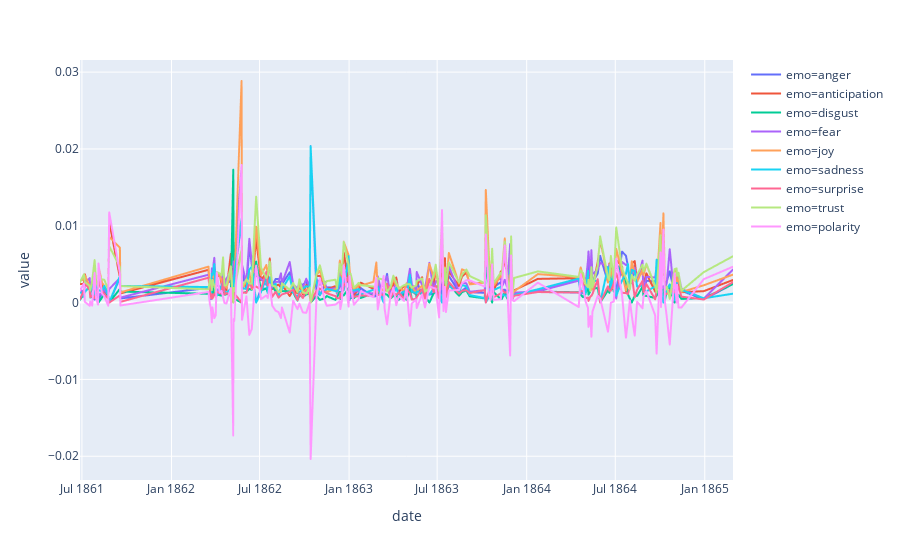

The notebook cell this image was saved under:
### Code cell
plot_sentiments_px(hotchkiss, x='date')

### Figure 1 — Plotly figure (JSON) as saved in the notebook; plotly's stock layout.template omitted (floating-point values rounded to 4 significant figures; data arrays with more than 128 entries replaced by an {"elided": "..."} marker saying what was removed)
{"data": [{"hoverlabel": {"namelength": 0}, "hovertemplate": "emo=anger<br>date=%{x}<br>value=%{y}", "legendgroup": "emo=anger", "line": {"color": "#636efa", "dash": "solid"}, "mode": "lines", "name": "emo=anger", "showlegend": true, "type": "scattergl", "x": {"elided": "159 str values"}, "xaxis": "x", "y": {"elided": "159 float values"}, "yaxis": "y"}, {"hoverlabel": {"namelength": 0}, "hovertemplate": "emo=anticipation<br>date=%{x}<br>value=%{y}", "legendgroup": "emo=anticipation", "line": {"color": "#EF553B", "dash": "solid"}, "mode": "lines", "name": "emo=anticipation", "showlegend": true, "type": "scattergl", "x": {"elided": "159 str values"}, "xaxis": "x", "y": {"elided": "159 float values"}, "yaxis": "y"}, {"hoverlabel": {"namelength": 0}, "hovertemplate": "emo=disgust<br>date=%{x}<br>value=%{y}", "legendgroup": "emo=disgust", "line": {"color": "#00cc96", "dash": "solid"}, "mode": "lines", "name": "emo=disgust", "showlegend": true, "type": "scattergl", "x": {"elided": "159 str values"}, "xaxis": "x", "y": {"elided": "159 float values"}, "yaxis": "y"}, {"hoverlabel": {"namelength": 0}, "hovertemplate": "emo=fear<br>date=%{x}<br>value=%{y}", "legendgroup": "emo=fear", "line": {"color": "#ab63fa", "dash": "solid"}, "mode": "lines", "name": "emo=fear", "showlegend": true, "type": "scattergl", "x": {"elided": "159 str values"}, "xaxis": "x", "y": {"elided": "159 float values"}, "yaxis": "y"}, {"hoverlabel": {"namelength": 0}, "hovertemplate": "emo=joy<br>date=%{x}<br>value=%{y}", "legendgroup": "emo=joy", "line": {"color": "#FFA15A", "dash": "solid"}, "mode": "lines", "name": "emo=joy", "showlegend": true, "type": "scattergl", "x": {"elided": "159 str values"}, "xaxis": "x", "y": {"elided": "159 float values"}, "yaxis": "y"}, {"hoverlabel": {"namelength": 0}, "hovertemplate": "emo=sadness<br>date=%{x}<br>value=%{y}", "legendgroup": "emo=sadness", "line": {"color": "#19d3f3", "dash": "solid"}, "mode": "lines", "name": "emo=sadness", "showlegend": true, "type": "scattergl", "x": {"elided": "159 str values"}, "xaxis": "x", "y": {"elided": "159 float values"}, "yaxis": "y"}, {"hoverlabel": {"namelength": 0}, "hovertemplate": "emo=surprise<br>date=%{x}<br>value=%{y}", "legendgroup": "emo=surprise", "line": {"color": "#FF6692", "dash": "solid"}, "mode": "lines", "name": "emo=surprise", "showlegend": true, "type": "scattergl", "x": {"elided": "159 str values"}, "xaxis": "x", "y": {"elided": "159 float values"}, "yaxis": "y"}, {"hoverlabel": {"namelength": 0}, "hovertemplate": "emo=trust<br>date=%{x}<br>value=%{y}", "legendgroup": "emo=trust", "line": {"color": "#B6E880", "dash": "solid"}, "mode": "lines", "name": "emo=trust", "showlegend": true, "type": "scattergl", "x": {"elided": "159 str values"}, "xaxis": "x", "y": {"elided": "159 float values"}, "yaxis": "y"}, {"hoverlabel": {"namelength": 0}, "hovertemplate": "emo=polarity<br>date=%{x}<br>value=%{y}", "legendgroup": "emo=polarity", "line": {"color": "#FF97FF", "dash": "solid"}, "mode": "lines", "name": "emo=polarity", "showlegend": true, "type": "scattergl", "x": {"elided": "159 str values"}, "xaxis": "x", "y": {"elided": "159 float values"}, "yaxis": "y"}], "layout": {"autosize": true, "dragmode": "zoom", "legend": {"tracegroupgap": 0}, "margin": {"t": 60}, "xaxis": {"anchor": "y", "autorange": true, "domain": [0, 1], "range": ["1861-06-27", "1865-02-28"], "title": {"text": "date"}, "type": "date"}, "yaxis": {"anchor": "x", "autorange": true, "domain": [0, 1], "range": [-0.02309, 0.03158], "title": {"text": "value"}, "type": "linear"}}}
